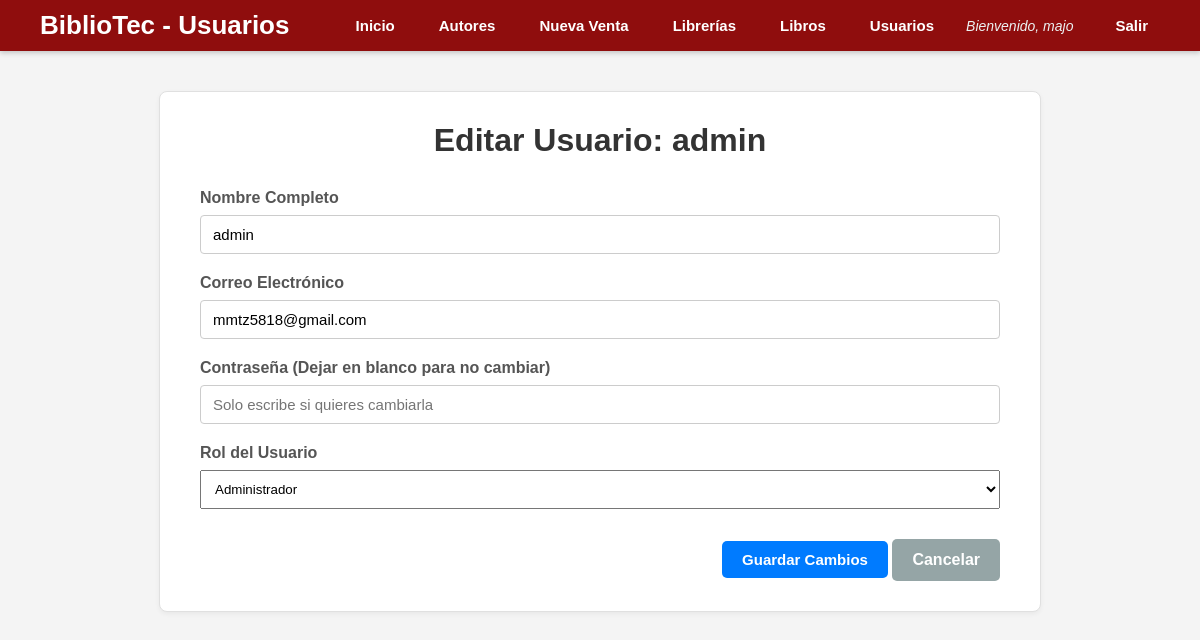
The app's page /editar_usuario.php?id=1 (signed in) with its own data.
### tables this page shows
CREATE TABLE `usuarios` (
  `id` int(11) NOT NULL,
  `nombre` varchar(100) NOT NULL,
  `email` varchar(100) NOT NULL,
  `password` varchar(255) NOT NULL,
  `fecha_registro` timestamp NOT NULL DEFAULT current_timestamp(),
  `rol` tinyint(1) NOT NULL DEFAULT 0
);

### editar_usuario.php (the view, shortened to what this page needs)
<?php
require 'conexion.php';
$id_usuario_editar = $_GET['id'];
try {
    $sql = "SELECT nombre, email, rol FROM usuarios WHERE id = :id";
    $stmt = $pdo->prepare($sql);
    $stmt->execute([':id' => $id_usuario_editar]);
    $usuario = $stmt->fetch(PDO::FETCH_ASSOC);
} catch (PDOException $e) {
    die("Error al obtener usuario: " . $e->getMessage());
}
?>
<!DOCTYPE html>
<html lang="es">
<head>
    <link rel="stylesheet" href="estilo.css">
</head>
<body>
    <header>
        <div class="header-container">
            <h1>BiblioTec - Usuarios</h1>
            <nav>
                <ul>
                    <li><a href="dashboard.php">Inicio</a></li>
                    <li><a href="autores.php">Autores</a></li>
                    <li><a href="ventas.php">Nueva Venta</a></li>
                    <li><a href="librerias.php">Librerías</a></li>
                    <li><a href="libros.php">Libros</a></li>
                    <li><a href="usuarios.php">Usuarios</a></li>
                    <li class="user-welcome">Bienvenido, <?php echo htmlspecialchars($_SESSION['user_name']); ?></li>
                    <li><a href="logout.php">Salir</a></li>
                </ul>
            </nav>
        </div>
    </header>
    <main class="main-content">
        <div class="form-container">
            <h2>Editar Usuario: <?php echo htmlspecialchars($usuario['nombre']); ?></h2>
            <form action="editar_usuario.php?id=<?php echo $id_usuario_editar; ?>" method="POST">
                <div class="form-group">
                    <label for="nombre">Nombre Completo</label>
                    <input type="text" id="nombre" name="nombre" required
                           value="<?php echo htmlspecialchars($usuario['nombre']); ?>">
                </div>
                <div class="form-group">
                    <label for="email">Correo Electrónico</label>
                    <input type="email" id="email" name="email" required
                           value="<?php echo htmlspecialchars($usuario['email']); ?>">
                </div>
                <div class="form-group">
                    <label for="password">Contraseña (Dejar en blanco para no cambiar)</label>
                    <input type="password" id="password" name="password"
                           placeholder="Solo escribe si quieres cambiarla">
                </div>
                <div class="form-group">
                    <label for="rol">Rol del Usuario</label>
                    <select id="rol" name="rol" required style="width: 100%; padding: 10px;">
                        <option value="0" <?php echo ($usuario['rol'] == 0) ? 'selected' : ''; ?>>Administrador</option>
                    </select>
                </div>
                <div class="form-actions">
                    <button type="submit" class="btn-primary">Guardar Cambios</button>
                    <a href="usuarios.php" class="btn-dashboard btn-historial" >Cancelar</a>
                </div>
            </form>
        </div>
    </main>
</body>
</html>

### estilo.css (style rules this page uses)
body { font-family: Arial, sans-serif; margin: 0; padding: 0; background-color: #f4f4f4; }
header { background-color: #8f0d0d; color: white; padding: 10px 40px; box-shadow: 0 2px 5px rgba(0, 0, 0, 0.2); }
.header-container { display: flex; justify-content: space-between; align-items: center; max-width: 1200px; margin: 0 auto; }
header h1 { margin: 0; font-size: 26px; }
nav ul { margin: 0; padding: 0; list-style: none; display: flex; align-items: center; }
nav li { margin-left: 20px; }
nav a { text-decoration: none; color: white; font-weight: bold; font-size: 15px; padding: 8px 12px; border-radius: 4px; transition: background-color 0.3s ease; }
.user-welcome { color: #ecf0f1; font-style: italic; font-size: 14px; margin-right: 10px; }
.main-content { max-width: 1100px; margin: 40px auto; padding: 0 20px; }
.main-content h2 { font-size: 32px; color: #2d3748; margin-bottom: 30px; text-align: center; }
.btn-dashboard { display: inline-block; text-decoration: none; color: white; padding: 12px 20px; border-radius: 5px; font-weight: bold; transition: background-color 0.3s ease; }
.btn-historial { background-color: #95a5a6; }
.form-container { max-width: 800px; margin: 0 auto; background-color: #ffffff; border: 1px solid #e0e0e0; border-radius: 8px; box-shadow: 0 2px 5px rgba(0, 0, 0, 0.05); padding: 30px 40px; }
.form-container h2 { text-align: center; margin-top: 0; margin-bottom: 30px; color: #333; }
.form-group { margin-bottom: 20px; }
.form-group label { display: block; margin-bottom: 8px; font-weight: bold; color: #555; }
.form-group input[type="text"], .form-group input[type="password"], .form-group input[type="email"], .form-group input[type="number"], .form-group textarea { width: 100%; padding: 10px 12px; border: 1px solid #ccc; border-radius: 4px; box-sizing: border-box; font-size: 15px; }
.form-actions { margin-top: 30px; text-align: right; }
.form-actions button { padding: 10px 20px; font-size: 15px; font-weight: bold; border: none; border-radius: 5px; cursor: pointer; margin-left: 10px; transition: background-color 0.3s ease; }
.btn-primary { background-color: #007bff; color: white; }

### records on screen
usuarios: nombre "admin", email "mmtz5818@gmail.com", rol "Administrador"

### other values on screen
$_SESSION['user_name'] "majo"
